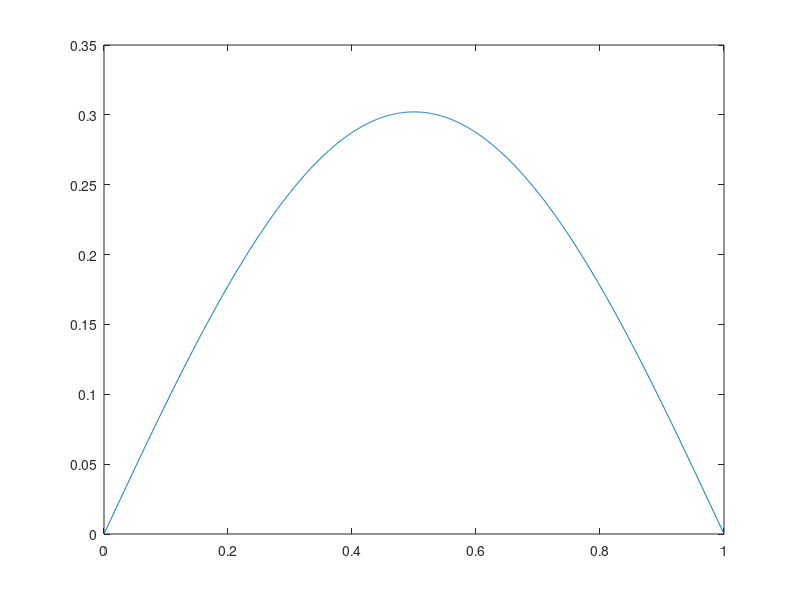

This chart was generated by the following MATLAB code:
x=linspace(0,1,1000)
u=0
for p=1:200
    u=u+sin((p*pi)/2)/(p^2)*exp((-0.1*(p*pi)^2))*sin(p*pi*x)
end
plot(x,8/(pi^2)*u)